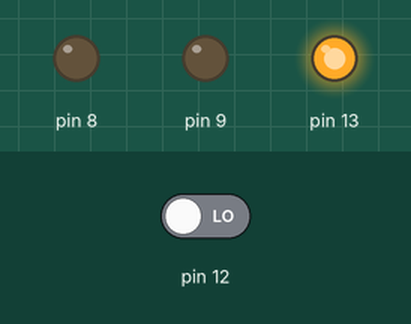
Simulated run of this sketch. Board: Arduino Uno, built with avr-gcc and run on an emulated ATmega328P. Shown: output pins drawn as LEDs (lit = HIGH). The inputs (shaded band) are chosen by the test bench; at power-on: pin 12 LOW.

Above: at 3.8 s.
3.9 s: pin 12 driven HIGH
At 4.5 s:
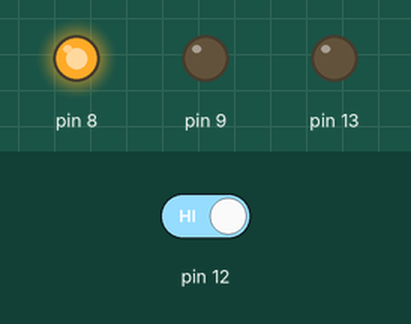
5.4 s: pin 12 driven LOW
At 7.6 s:
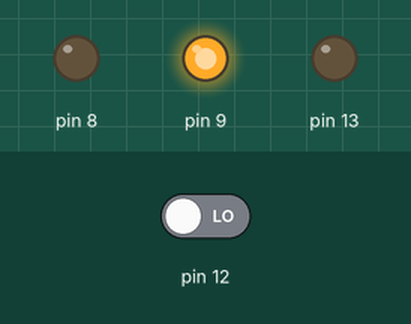
Timing chart, 0 to 9.9 s (numbered marks = the images above; inputs shaded):
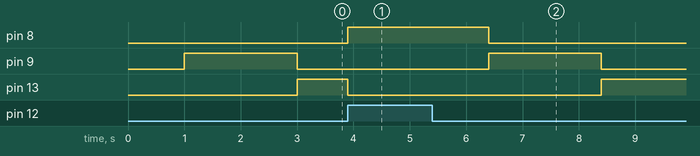

The sketch:

TRAFFIC.ino
```cpp
int input = 0;
int red = 10;

void setup() {
  // put your setup code here, to run once:
  pinMode(12,INPUT);
  pinMode(8,OUTPUT);
  pinMode(9,OUTPUT);
  pinMode(13,OUTPUT);
}

void loop() {
  // put your main code here, to run repeatedly:
  input=digitalRead(12);
  if(input == HIGH)
  {
     digitalWrite(8,HIGH);
     digitalWrite(9,LOW);
     digitalWrite(13,LOW);
     red = LOW;
  }
  else if(red == HIGH){
     digitalWrite(8,LOW);
     digitalWrite(9,LOW);
     digitalWrite(13,HIGH);
  }
  else{
     delay(1000);
     digitalWrite(8,LOW);
     digitalWrite(9,HIGH);
     digitalWrite(13,LOW);
     delay(2000);
     digitalWrite(8,LOW);
     digitalWrite(9,LOW);
     digitalWrite(13,HIGH);
     red = HIGH;
  }
}
```

Measured:
- after the input at 3.9 s, pin 8: LOW → HIGH at once; pin 13: HIGH → LOW at once
- after the input at 5.4 s, pin 8: HIGH → LOW after 1.0 s; pin 9: LOW → HIGH after 1.0 s, → LOW 2.0 s later; pin 13: LOW → HIGH after 3.0 s
